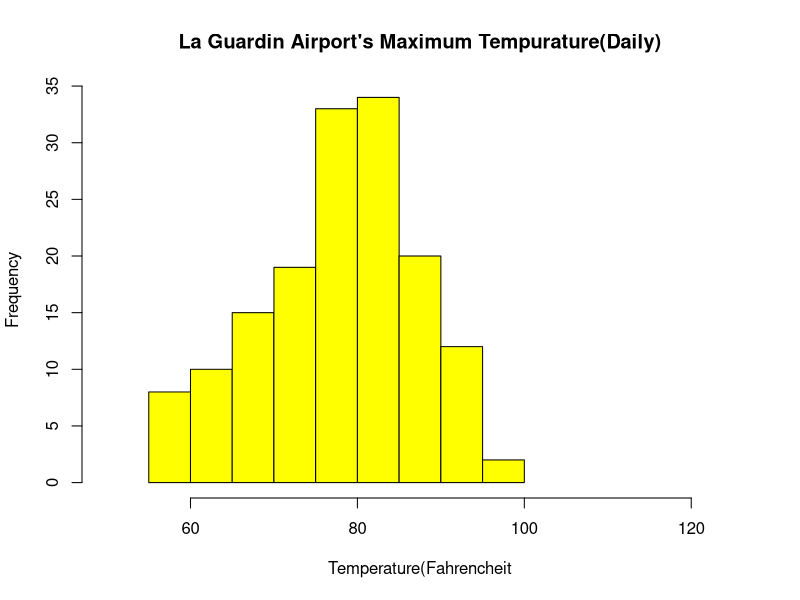

R code for this plot:
data(airquality)
hist(airquality$Temp, main="La Guardin Airport's\ Maximum Tempurature(Daily)", xlab = "Temperature(Fahrencheit", xlim = c(50,125), col = "yellow", freq = TRUE)